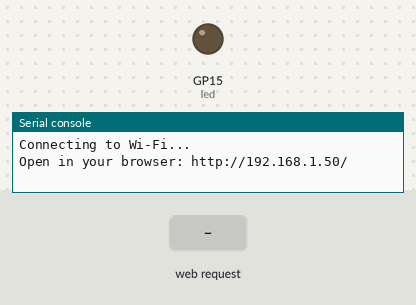
This program was run on a simulated Raspberry Pi Pico running MicroPython. Shown: output pins drawn as LEDs (lit = HIGH), the last lines printed to the serial console. The inputs (shaded band) are chosen by the test bench. WiFi joins after 1.5 s; values from a settings file that is not in the repository are placeholders.

Above: at 2.8 s.
2.9 s: HTTP request GET /on received
At 3.8 s:
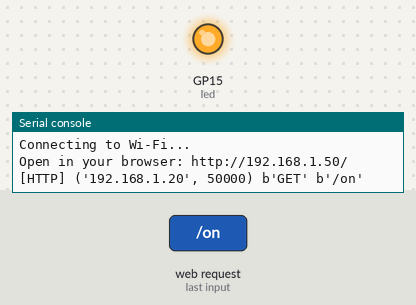
5.9 s: HTTP request GET /off received
At 7.3 s:
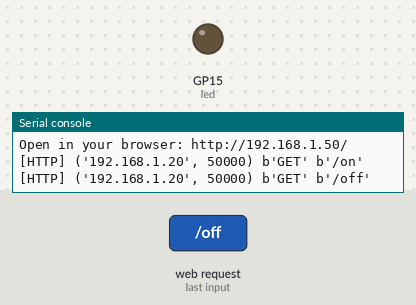
Timing chart, 0 to 8.9 s (numbered marks = the images above; inputs shaded):
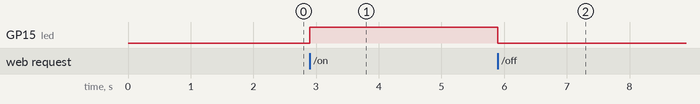

The program:

http_led.py
```python
# Pico W HTTP LED control on GP15
# Fill in your Wi-Fi credentials below and run this script.

import network
import socket
import time
from machine import Pin

# Load Wi‑Fi credentials from external file to avoid hardcoding in code
try:
    import secrets  # file secrets.py with WIFI_SSID and WIFI_PASSWORD
    SSID = secrets.WIFI_SSID
    PASSWORD = secrets.WIFI_PASSWORD
except Exception:
    raise RuntimeError(
        "Missing secrets.py. Create a file 'secrets.py' with WIFI_SSID and WIFI_PASSWORD."
    )

led = Pin(15, Pin.OUT)  # External LED on GP15 (with series resistor to GND)


def connect_wifi(timeout_ms=15000):
    print("Connecting to Wi-Fi...")
    wlan = network.WLAN(network.STA_IF)
    wlan.active(True)
    if not wlan.isconnected():
        wlan.connect(SSID, PASSWORD)
        start = time.ticks_ms()
        while not wlan.isconnected() and time.ticks_diff(time.ticks_ms(), start) < timeout_ms:
            time.sleep_ms(200)
    if not wlan.isconnected():
        raise RuntimeError("WiFi connection failed. Check SSID/PASSWORD.")
    ip, _, _, _ = wlan.ifconfig()
    return ip


def html_page(state):
    # Keep HTML tiny to reduce memory usage
    state_text = "ON" if state else "OFF"
    body = (
        "<!doctype html>\n"
        "<html><head><meta name=\"viewport\" content=\"width=device-width,initial-scale=1\">"
        "<title>Pico W LED</title></head><body>"
        "<h1>Pico W LED: " + state_text + "</h1>"
        "<p>"
        "<a href=\"/on\"><button>ON</button></a> "
        "<a href=\"/off\"><button>OFF</button></a> "
        "<a href=\"/toggle\"><button>TOGGLE</button></a>"
        "</p>"
        "</body></html>"
    )
    headers = (
        "HTTP/1.1 200 OK\r\n"
        "Content-Type: text/html; charset=utf-8\r\n"
        "Content-Length: " + str(len(body)) + "\r\n"
        "Connection: close\r\n\r\n"
    )
    return (headers + body).encode()


def serve_forever(ip, port=80):
    addr = socket.getaddrinfo("0.0.0.0", port)[0][-1]
    s = socket.socket()
    try:
        s.setsockopt(socket.SOL_SOCKET, socket.SO_REUSEADDR, 1)
    except Exception:
        pass
    s.bind(addr)
    s.listen(2)
    print("Open in your browser: http://%s/" % ip)

    try:
        while True:
            cl, remote = s.accept()
            try:
                req = cl.recv(1024) or b""
                first = req.split(b"\r\n", 1)[0]
                parts = first.split()
                method = parts[0] if len(parts) >= 1 else b"GET"
                path = parts[1] if len(parts) >= 2 else b"/"

                # Basic access log
                try:
                    print("[HTTP]", remote, method, path)
                except Exception:
                    pass

                if path == b"/favicon.ico":
                    cl.sendall(b"HTTP/1.1 204 No Content\r\nConnection: close\r\n\r\n")
                else:
                    if path == b"/on":
                        led.value(1)
                    elif path == b"/off":
                        led.value(0)
                    elif path == b"/toggle":
                        led.value(0 if led.value() else 1)

                    cl.sendall(html_page(led.value()))
            except Exception as e:
                # Print diagnostics and return 500
                try:
                    print("[HTTP] Error:", e)
                    try:
                        print("[HTTP] First line:", first)
                    except Exception:
                        pass
                except Exception:
                    pass
                try:
                    cl.sendall(b"HTTP/1.1 500 Internal Server Error\r\nConnection: close\r\n\r\n")
                except Exception:
                    pass
            finally:
                try:
                    cl.close()
                except Exception:
                    pass
    finally:
        try:
            s.close()
        except Exception:
            pass


if __name__ == "__main__":
    ip_addr = connect_wifi()
    serve_forever(ip_addr)
```

Measured:
- after the input at 2.9 s, GP15 (led): LOW → HIGH at once
- after the input at 5.9 s, GP15 (led): HIGH → LOW at once
